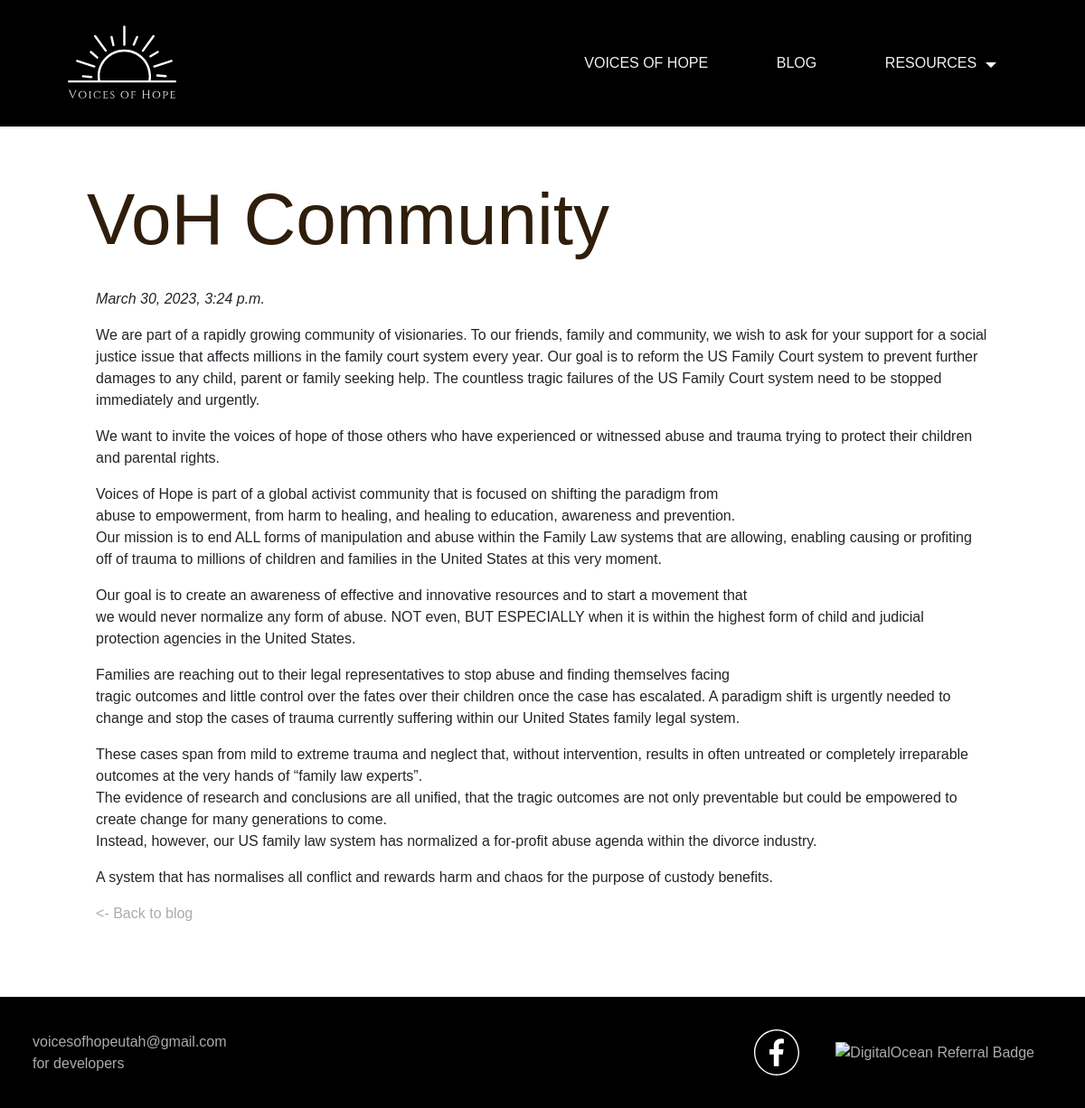
The page /blog/voh-community/ on the database its author committed.
### core/models.py (models this page shows, shortened)
class Post(models.Model):
    title = models.CharField(max_length=50, verbose_name='Title of post')
    slug = models.SlugField(max_length=50, unique=True, verbose_name='URL')
    post = models.TextField(null=False, verbose_name='Text of post')
    time = models.DateTimeField(default=datetime.datetime.now(), verbose_name='Time')
    class Meta:
        verbose_name = 'Post'

### core/views.py (the view)
# urls.py: path('blog', views.blog, name='blog'),
def blog(request, post_slug=None):
    data = {'menu': menu}
    if not post_slug:
        template = f'{blog_path}/blog.html'
        data["title"] = "Posts"
        return render(request, template, context=data)
    else:
        template = f'{blog_path}/post.html'
        data["title"] = f"Post {post_slug}"
        data['post_slug'] = post_slug
        return render(request, template, context=data)

### core/templatetags/blog_tags.py (called while the page is built)
@register.simple_tag()
def blog_post(post_slug):
    post = get_object_or_404(Post, slug=post_slug)
    return post

### templates/pages/blog/post.html
{% extends "base.html" %}
{% load blog_tags %}
{% block content %}
{% blog_post post_slug as post %}
<div id="post_view">
    <h1 class="title color">{{ post.title }}</h1>
    <div>
        <p class="post-time">{{ post.time }}</p>
        <p>{{ post.post|linebreaks }}</p>
        <a href="/blog"><- Back to blog</a>
    </div>
</div>
{% endblock %}

### static/css/posts.css (style rules this page uses)
.post-time { font-style: italic; }
#post_view { padding: 5% 8%; min-height: 90vh; }
#post_view h1 { padding: 0; }
#post_view div { padding: 2% 1%; }

### static/css/style.css (style rules this page uses)
body { font-family: "Cinzel", sans-serif; }
.title { font-size: 80px; padding: 3%; }
h1 { font-size: x-large; }
p { font-size: 16px; }
a { color: #ababab;text-decoration: none; }
.color { color: #2e1e0b; }

### rows shown on the page
Post: title "VoH Community", time "March 30, 2023, 3:24 p.m.", post "We are part of a rapidly growing community of visionaries. To our friends, family and community, we wish to ask for your support for a social justice issue that affects millions in the family court system every year. Our goal is to reform the US Family Court system to prevent further damages to any child, parent or family seeking help. The countless tragic failures of the US Family Court system need to be stopped immediately and urgently. We want to invite the voices of hope of those others who have experienced or witnessed abuse and trauma trying to protect their children and parental rights. Voices of Hope is part of a global activist community that is focused on shifting the paradigm…"

### other values the page prints
{{ key }} "VOICES OF HOPE" "BLOG"
{{ key }} "RESOURCES"
